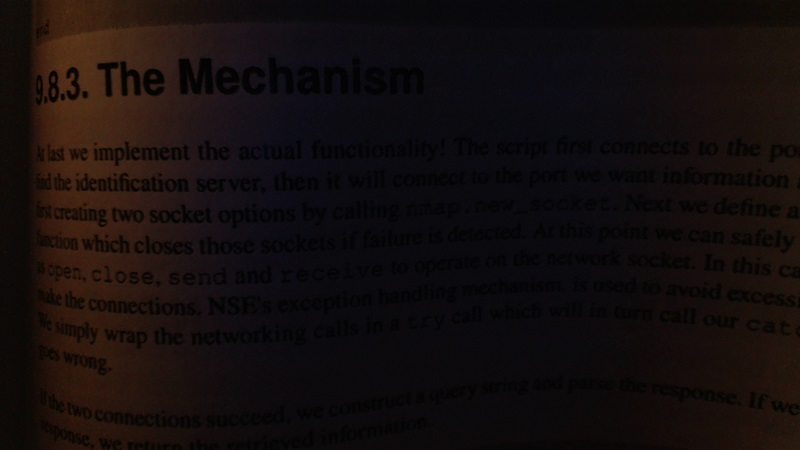
#> input picture images/dogs/bookpage.jpg, 800 x 450 px, found by its file name
$ jupyter execute --allow-errors Image-Processing_Techniques_OpenCV-Tutorials-3.ipynb   (text cells are left out)
#> lines starting #> are read from the running program, lines starting #| are printed output that depends on the picture; after the words box and inside, x2 and y2 are one past the last pixel; in counts of white or black regions, pixels touching at a corner belong together
[cell 1]
import numpy as np
import matplotlib.pyplot as plt
import cv2

[cell 2]
image = cv2.imread('B:/Study/OpenCV/images/dogs/bookpage.jpg')
#> image is the input picture: shape (450, 800, 3); mean B, G, R 13.4, 13.6, 20.3

[cell 3]
def show_img(img):
    cv2.startWindowThread()
    cv2.namedWindow("preview"+img)
    cv2.imshow('image',img)
    cv2.waitKey(0)
    cv2.destroyAllWindows()

[cell 4]
image = cv2.imread('B:/Study/OpenCV/images/dogs/bookpage.jpg',0)
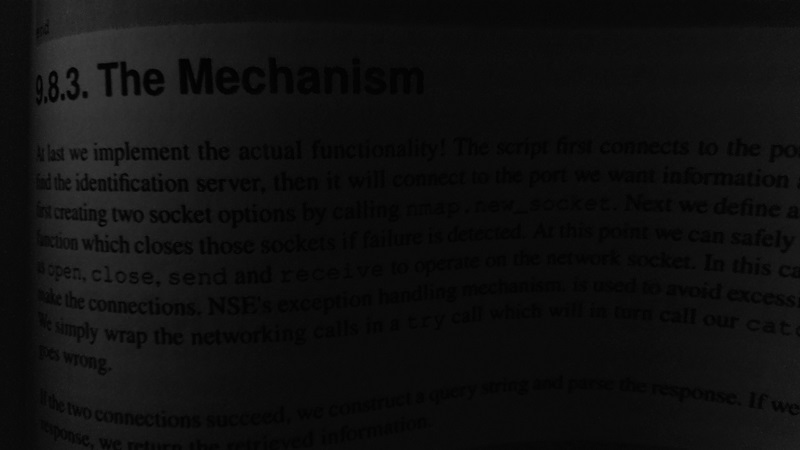
#> image: shape (450, 800); min 0, max 64, mean 15.6
#> (the rest of this cell did not finish here and is left out)

[cell 5]
(_,new_image1) = cv2.threshold(image,12,255,cv2.THRESH_BINARY)
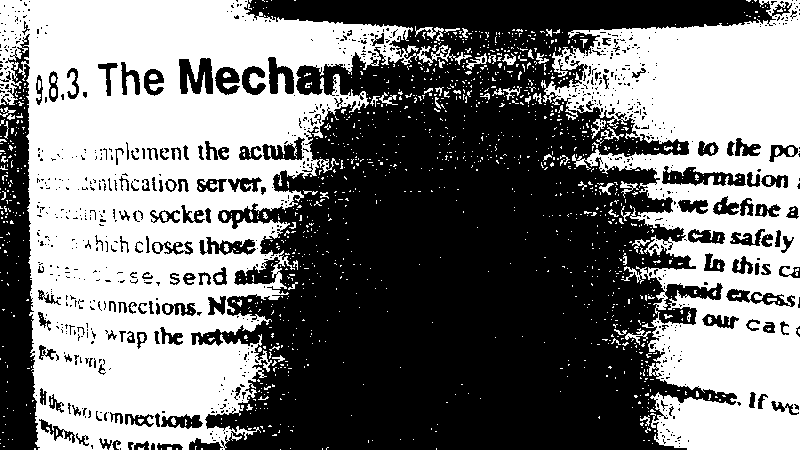
#> new_image1: shape (450, 800); 47.3% white; 1332 white regions (1245 under 20 px), largest, box (x1, y1, x2, y2) and area: (0, 0, 472, 450) 102492, (541, 0, 800, 450) 60163, (415, 26, 444, 41) 156
#> (the rest of this cell did not finish here and is left out)

[cell 6]
(_,new_image1) = cv2.threshold(image,12,255,cv2.THRESH_BINARY_INV)
#> (the rest of this cell did not finish here and is left out)

[cell 7]
(_,new_image1) = cv2.threshold(image,12,255,cv2.THRESH_TRUNC)
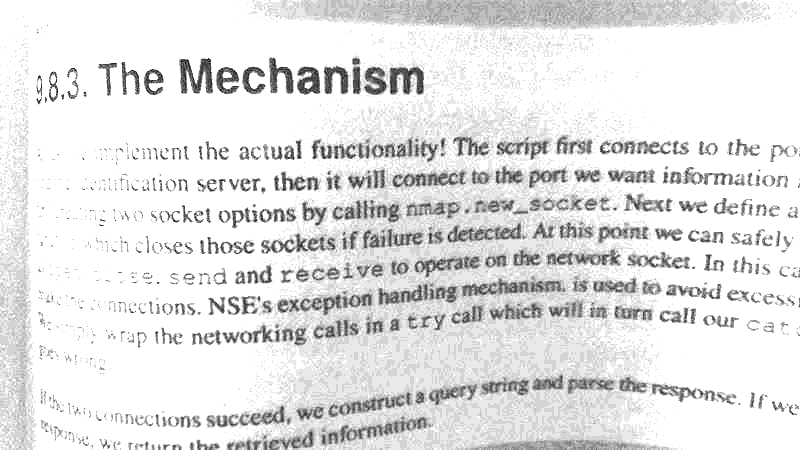
#> new_image1: shape (450, 800); min 0, max 12, mean 10.73; drawn with min black and max white
#> (the rest of this cell did not finish here and is left out)

[cell 8]
(_,new_image1) = cv2.threshold(image,12,255,cv2.THRESH_TOZERO)
#> (the rest of this cell did not finish here and is left out)

[cell 9]
(_,new_image1) = cv2.threshold(image,12,255,cv2.THRESH_TOZERO_INV)
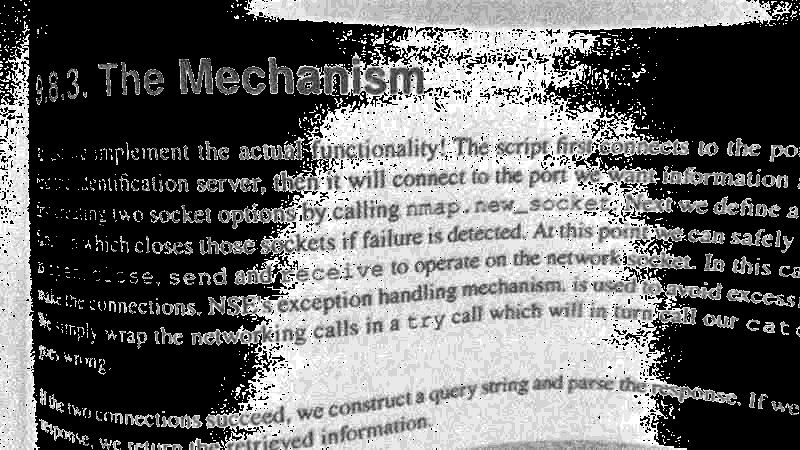
#> new_image1: shape (450, 800); min 0, max 12, mean 5.05; drawn with min black and max white
#> (the rest of this cell did not finish here and is left out)

#> (a cell that did not finish here is left out)

[cell 11]
new_image = cv2.adaptiveThreshold(image,255,cv2.ADAPTIVE_THRESH_MEAN_C,cv2.THRESH_BINARY,11,2)
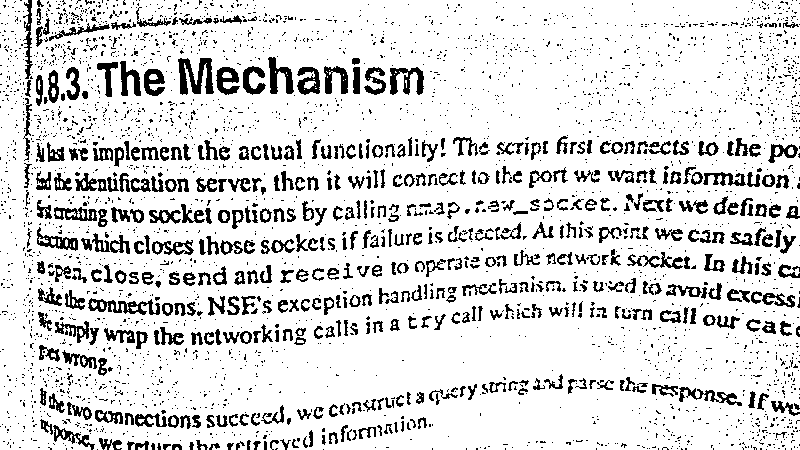
#> new_image: shape (450, 800); 85.5% white; 3370 black regions (2870 under 20 px), largest, box (x1, y1, x2, y2) and area: (178, 58, 214, 95) 782, (88, 298, 160, 315) 552, (390, 67, 424, 95) 510
#> (the rest of this cell did not finish here and is left out)

#> (a cell that did not finish here is left out)

[cell 13]
def color_filter(img,lower_range_hsv,upper_range_hsv):
    hsv = cv2.cvtColor(img,cv2.COLOR_BGR2HSV)
    return(cv2.inRange(hsv,lower_range_hsv,upper_range_hsv))

[cell 14]
def color_filter_fill(img,lower_range_hsv,upper_range_hsv):
    hsv = cv2.cvtColor(img,cv2.COLOR_BGR2HSV)
    mask = cv2.inRange(hsv,lower_range_hsv,upper_range_hsv)
    return(cv2.bitwise_and(img,img,mask=mask))

[cell 15]
def hsv2bgr(hsv):
    return(cv2.cvtColor(hsv,cv2.COLOR_HSV2BGR))
print(hsv2bgr(np.uint8([[[180,255,255]]])))

[cell 16]
capture = cv2.VideoCapture(1)
while True:
    _,frame = capture.read()
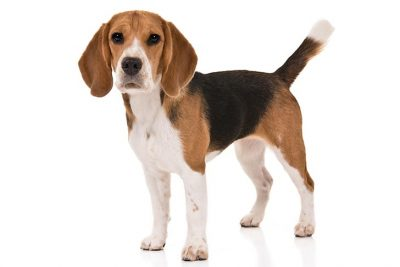
#> input picture images/dogs/Beagle-On-White-01-400x267.jpg, 400 x 267 px, given in place of the camera
#> frame is the input picture: shape (267, 400, 3); mean B, G, R 214.2, 219.6, 227.5
    cv2.imshow('original',frame)
    cv2.imshow('filtered_mask',color_filter(frame,np.array([150,150,50]),np.array([180,255,180])))#filter red
#> in color_filter, `hsv = cv2.cvtColor(img,cv2.COLOR_BGR2HSV)`: hsv: shape (267, 400, 3); mean H, S, V 10.6, 24.2, 227.6
#> in color_filter, `return(cv2.inRange(hsv,lower_range_hsv,upper_range_hsv))`: returned value: shape (267, 400); every value is 0
    if cv2.waitKey(1) & 0xFF == ord('q'):
#> (key q is pressed here)
        break
capture.release()
cv2.destroyAllWindows()

[cell 17]
capture = cv2.VideoCapture(1)
while True:
    _,frame = capture.read()
    cv2.imshow('original',frame)
    cv2.imshow('filtered_mask',color_filter(frame,np.array([150,150,50]),np.array([180,255,180])))#filter red
    cv2.imshow('filtered_mask',color_filter_fill(frame,np.array([150,150,50]),np.array([180,255,180])))#filter red
#> in color_filter_fill, `return(cv2.bitwise_and(img,img,mask=mask))`: returned value: shape (267, 400, 3); every value is 0
    if cv2.waitKey(1) & 0xFF == ord('q'):
#> (key q is pressed here)
